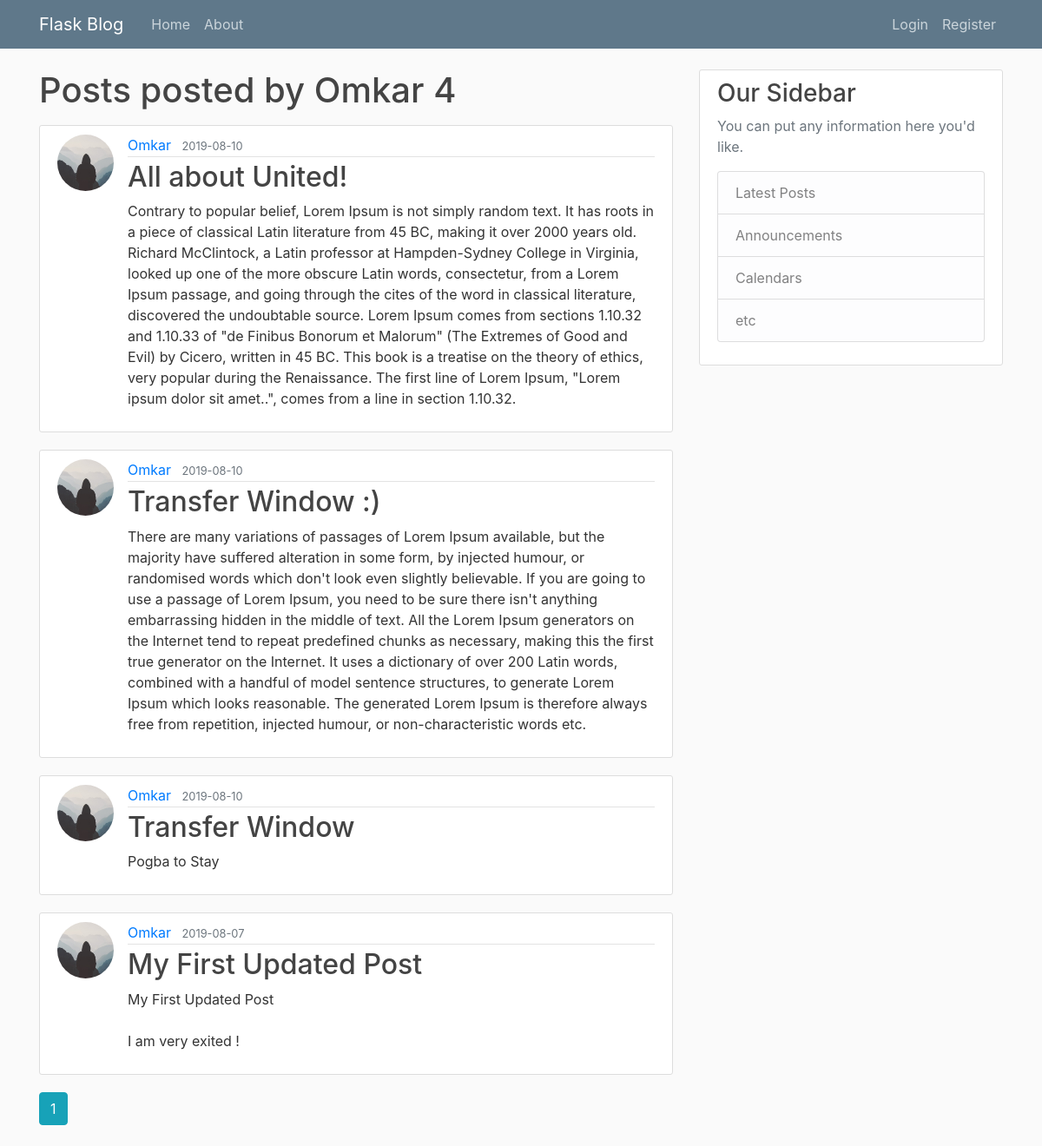
/user/Omkar, run on the app's committed database.
### pyblog1/models.py (models this page shows, shortened)
class User(db.Model,UserMixin):
    id = db.Column(db.Integer, primary_key=True)
    username = db.Column(db.String(20), unique=True, nullable=False)
    email = db.Column(db.String(120), unique=True, nullable=False)
    image_file = db.Column(db.String(20),nullable=False, default='default.jpg')
    password = db.Column(db.String(60),nullable=False)
    posts = db.relationship('Post', backref='author',lazy=True)

class Post(db.Model):
    id = db.Column(db.Integer, primary_key=True)
    title=db.Column(db.String(100),nullable=False)
    date_posted = db.Column(db.DateTime, nullable=False, default=datetime.utcnow)
    content = db.Column(db.Text, nullable=False)
    user_id = db.Column(db.Integer, db.ForeignKey('user.id'), nullable=False)

### pyblog1/users/routes.py (the view)
@users.route('/user/<string:username>')
def user_posts(username):
    page = request.args.get('page',1,type=int)
    user = User.query.filter_by(username=username).first_or_404()
    posts = Post.query.filter_by(author=user).order_by(Post.date_posted.desc()).paginate(page=page,per_page=4)
    return render_template('user_posts.html',posts=posts,user=user)

### pyblog1/templates/user_posts.html
{% extends 'base.html' %}
{% block content %}
    <h1 class="mb-3">Posts posted by {{ user.username }} {{posts.total}}</h1>
    {% for post in posts.items %}
        <article class="media content-section">
            <img class="rounded-circle article-img" src="{{ url_for('static', filename='profile_pics/' + post.author.image_file) }}">
          <div class="media-body">
            <div class="article-metadata">
              <a class="mr-2" href="{{ url_for('users.user_posts', username=post.author.username) }}">{{ post.author.username }}</a>
              <small class="text-muted">{{ post.date_posted.strftime('%Y-%m-%d') }}</small>
            </div>
            <h2><a class="article-title" href="{{ url_for('posts.post', post_id=post.id) }}">{{ post.title }}</a></h2>
            <p class="article-content">{{ post.content }}</p>
          </div>
        </article>
    {% endfor %}
    {% for page_num in posts.iter_pages(left_edge=1,right_edge=1, left_current=1, right_current=2) %}
        {% if page_num %}
            {% if posts.page == page_num %}
                <a class="btn btn-info mb-4" href="{{ url_for('users.user_posts',username=user.username, page=page_num) }}">{{ page_num }}</a>
            {% else %}
                <a class="btn btn-outline-info mb-4" href="{{ url_for('users.user_posts',username=user.username, page=page_num) }}">{{ page_num }}</a>
            {% endif %}
        {% else %}
            ...
        {% endif %}
    {% endfor %}
{% endblock %}

### pyblog1/static/main.css (style rules this page uses)
body { background: #fafafa; color: #333333; margin-top: 5rem; }
h1, h2, h3, h4, h5, h6 { color: #444444; }
.content-section { background: #ffffff; padding: 10px 20px; border: 1px solid #dddddd; border-radius: 3px; margin-bottom: 20px; }
.article-title { color: #444444; }
.article-content { white-space: pre-line; }
.article-img { height: 65px; width: 65px; margin-right: 16px; }
.article-metadata { padding-bottom: 1px; margin-bottom: 4px; border-bottom: 1px solid #e3e3e3 }

### data on the page
User: username "Omkar"
Post: image_file (picture), author.username "Omkar", date_posted "2019-08-10", title "All about United!", content "Contrary to popular belief, Lorem Ipsum is not simply random text. It has roots in a piece of classical Latin literature from 45 BC, making it over 2000 years old. Richard McClintock, a Latin professor at Hampden-Sydney College in Virginia, looked up one of the more obscure Latin words, consectetur, from a Lorem Ipsum passage, and going through the cites of the word in classical literature, discovered the undoubtable source. Lorem Ipsum comes from sections 1.10.32 and 1.10.33 of \"de Finibus Bonorum et Malorum\" (The Extremes of Good and Evil) by Cicero, written in 45 BC. This book is a treatise on the theory of ethics, very popular during the Renaissance. The first line of Lorem Ipsum,…"
Post: image_file (picture), author.username "Omkar", date_posted "2019-08-10", title "Transfer Window :)", content "There are many variations of passages of Lorem Ipsum available, but the majority have suffered alteration in some form, by injected humour, or randomised words which don't look even slightly believable. If you are going to use a passage of Lorem Ipsum, you need to be sure there isn't anything embarrassing hidden in the middle of text. All the Lorem Ipsum generators on the Internet tend to repeat predefined chunks as necessary, making this the first true generator on the Internet. It uses a dictionary of over 200 Latin words, combined with a handful of model sentence structures, to generate Lorem Ipsum which looks reasonable. The generated Lorem Ipsum is therefore always free from…"
Post: image_file (picture), author.username "Omkar", date_posted "2019-08-10", title "Transfer Window", content "Pogba to Stay"
Post: image_file (picture), author.username "Omkar", date_posted "2019-08-07", title "My First Updated Post", content "My First Updated Post I am very exited !"

### other printed values
{{ posts.total }} "4"
{{ page_num }} "1"
